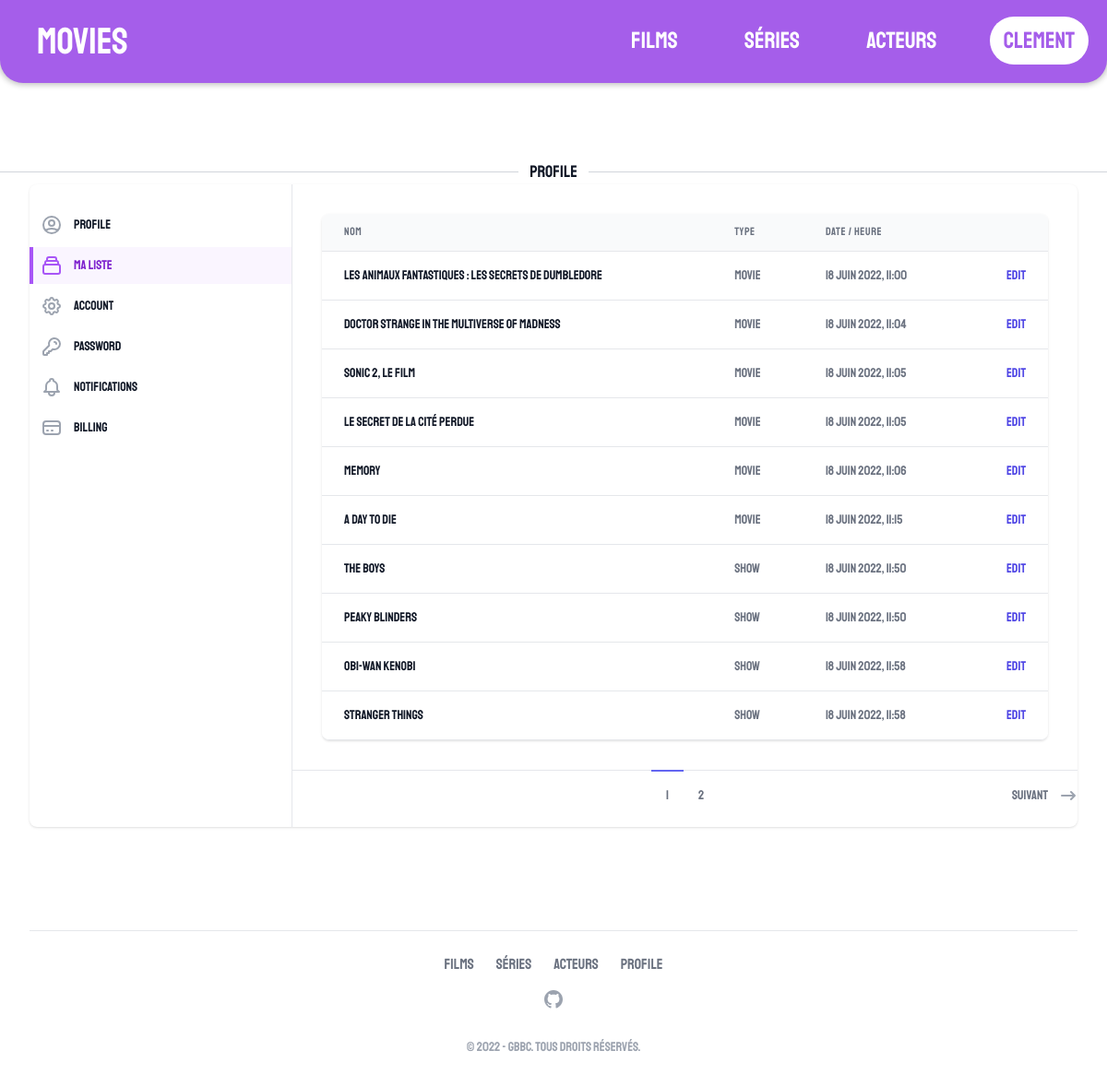
/watchlist/ (signed in), run on the app's committed database.
### management/models.py (models this page shows, shortened)
class Watched(models.Model):
    user = models.ForeignKey(User, on_delete=models.CASCADE)
    name = models.CharField(max_length=200)
    media_id = models.IntegerField()
    media_type = models.CharField(max_length=5,choices=MediaType.choices,default=MediaType.Movie)
    pub_date = models.DateTimeField('date published',auto_now=True)
    class Meta:
        verbose_name = "Visionnage"
        verbose_name_plural = "Visionnés"

### management/views.py (the view)
class WatchlistPageView(ListView):
    template_name = TEMPLATE_BASE + 'account/watchlist.html'
    context_object_name = 'watched'
    paginate_by = 10
    def get_queryset(self):
        return Watched.objects.filter(user=self.request.user).order_by('pub_date')

### templates/pages/management/account/watchlist.html (shortened to what this page needs)
{% extends './account.html' %}
{% block management %}
<div class="flex flex-col p-8">
    <div class="-my-2 overflow-x-auto sm:-mx-6 lg:-mx-8">
        <div class="py-2 align-middle inline-block min-w-full sm:px-6 lg:px-8">
            <div class="shadow overflow-hidden border-b border-gray-200 sm:rounded-lg">
                <table class="min-w-full divide-y divide-gray-200">
                    <thead class="bg-gray-50">
                        <tr>
                            <th scope="col"
                                class="px-6 py-3 text-left text-xs font-medium text-gray-500 uppercase tracking-wider">
                                Nom
                            </th>
                            <th scope="col"
                                class="px-6 py-3 text-left text-xs font-medium text-gray-500 uppercase tracking-wider">
                                Type
                            </th>
                            <th scope="col"
                                class="px-6 py-3 text-left text-xs font-medium text-gray-500 uppercase tracking-wider">
                                Date / Heure
                            </th>
                            <th scope="col" class="relative px-6 py-3">
                            </th>
                        </tr>
                    </thead>
                    <tbody class="bg-white divide-y divide-gray-200">
                        {% for media in watched %}
                        <tr>
                            <td class="px-6 py-4 whitespace-nowrap text-sm font-medium text-gray-900">
                                {{media.name}}
                            </td>
                            <td class="px-6 py-4 whitespace-nowrap text-sm text-gray-500">
                                {{media.media_type}}
                            </td>
                            <td class="px-6 py-4 whitespace-nowrap text-sm text-gray-500">
                                {{media.pub_date|date}}, {{media.pub_date|time}}
                            </td>
                            <td class="px-6 py-4 whitespace-nowrap text-right text-sm font-medium">
                                <a href="{% url media.media_type|add:'s'|add:':detail' media.media_id %}"
                                    class="text-indigo-600 hover:text-indigo-900">Edit</a>
                            </td>
                        </tr>
                        {% endfor %}
                    </tbody>
                </table>
            </div>
        </div>
        <div class="pt-6">
            {% include 'generic/pagination.html' %}
        </div>
    </div>
</div>
{% endblock %}

### templates/base/header.html
<div class="Menu">
    <span class="logo">Movies</span>
    <div>
        <a href="{% url 'movies:popular' %}"
            class="navTxt {% if request.resolver_match.app_name == 'movies' %}navTxtActive{%endif%}">Films</a>
        {% url 'shows:popular' as url %}
        <a href="{% url 'shows:popular' %}"
            class="navTxt {% if request.resolver_match.app_name == 'shows' %}navTxtActive{%endif%}">Séries</a>
        {% url 'actors:popular' as url %}
        <a href="{% url 'actors:popular' %}"
            class="navTxt {% if request.resolver_match.app_name == 'actors' %}navTxtActive{%endif%}">Acteurs</a>
        {% if user.is_authenticated %}
        <a href="{% url 'management:account' %}" class="navBtn">{{user.username}}</a>
        {% else %}
        <a href="{% url 'management:login' %}" class="navBtn">Connexion</a>
        {% endif %}
    </div>
</div>

### data on the page
Watched: name "Les Animaux fantastiques : Les Secrets de Dumbledore", media_type "movie", pub_date "18 juin 2022", pub_date "11:00"
Watched: name "Doctor Strange in the Multiverse of Madness", media_type "movie", pub_date "18 juin 2022", pub_date "11:04"
Watched: name "Sonic 2, le film", media_type "movie", pub_date "18 juin 2022", pub_date "11:05"
Watched: name "Le Secret de la cité perdue", media_type "movie", pub_date "18 juin 2022", pub_date "11:05"
Watched: name "Memory", media_type "movie", pub_date "18 juin 2022", pub_date "11:06"
Watched: name "A Day to Die", media_type "movie", pub_date "18 juin 2022", pub_date "11:15"
Watched: name "The Boys", media_type "show", pub_date "18 juin 2022", pub_date "11:50"
Watched: name "Peaky Blinders", media_type "show", pub_date "18 juin 2022", pub_date "11:50"
Watched: name "Obi-Wan Kenobi", media_type "show", pub_date "18 juin 2022", pub_date "11:58"
Watched: name "Stranger Things", media_type "show", pub_date "18 juin 2022", pub_date "11:58"

### other printed values
{{ user.username }} "clement"
{{ title }} "Profile"
{{ page }} "1"
{{ page }} "2"
